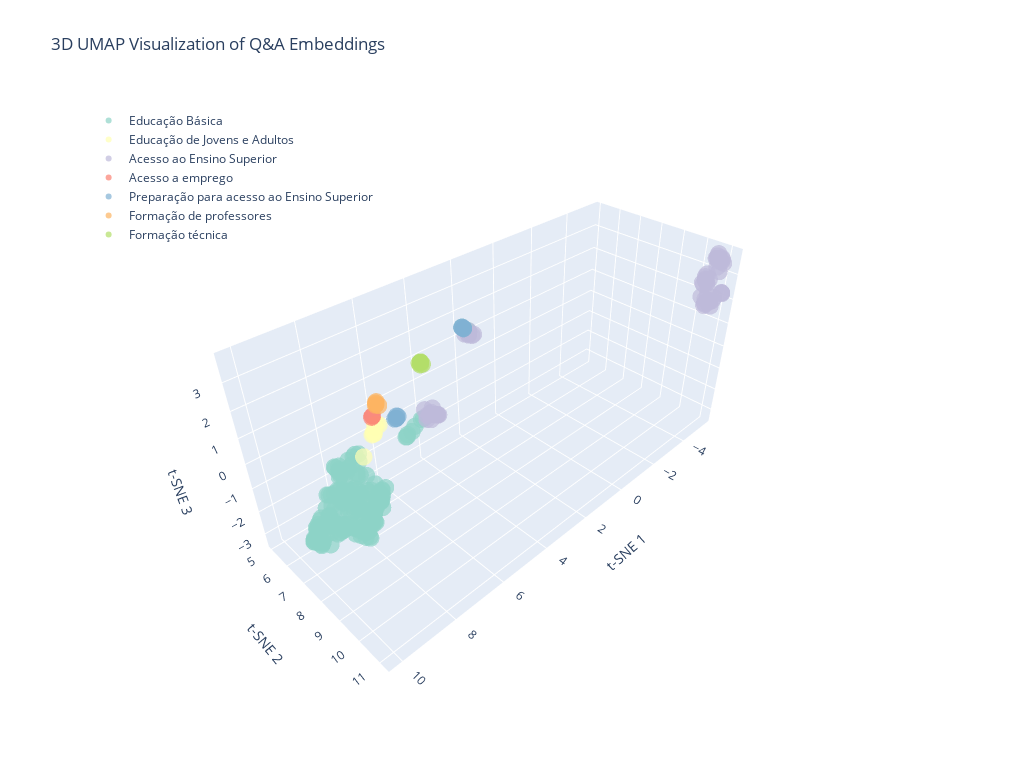

The cell this chart's notebook holds for it:
### Code cell
create_3d_plot(embeddings_3d_umap, embeddings_df, "3D UMAP Visualization of Q&A Embeddings")

### Figure 1 — Plotly figure (JSON) as saved in the notebook; plotly's stock layout.template omitted (floating-point values rounded to 4 significant figures; data arrays with more than 128 entries replaced by an {"elided": "..."} marker saying what was removed)
{"data": [{"hovertemplate": "%{text}<extra></extra>", "marker": {"color": "rgb(141,211,199)", "opacity": 0.7, "size": 6}, "mode": "markers", "name": "Educação Básica", "text": {"elided": "159 str values"}, "type": "scatter3d", "x": {"elided": "159 float values"}, "y": {"elided": "159 float values"}, "z": {"elided": "159 float values"}}, {"hovertemplate": "%{text}<extra></extra>", "marker": {"color": "rgb(255,255,179)", "opacity": 0.7, "size": 6}, "mode": "markers", "name": "Educação de Jovens e Adultos", "text": ["Tópico: Educação de Jovens e Adultos<br>Programa: EJA<br>Pergunta: O que é EJA?", "Tópico: Educação de Jovens e Adultos<br>Programa: EJA<br>Pergunta: Quem pode participar do EJA?", "Tópico: Educação de Jovens e Adultos<br>Programa: EJA<br>Pergunta: Como funciona o EJA?", "Tópico: Educação de Jovens e Adultos<br>Programa: EJA<br>Pergunta: Onde encontrar o EJA?", "Tópico: Educação de Jovens e Adultos<br>Programa: PROEJA<br>Pergunta: Como o EJA pode me preparar para o mercado de trabalho?", "Tópico: Educação de Jovens e Adultos<br>Programa: PROEJA<br>Pergunta: Quais são as instituições que ofertam os cursos?", "Tópico: Educação de Jovens e Adultos<br>Programa: PROEJA<br>Pergunta: Como é feita a seleção para os cursos Proeja?", "Tópico: Educação de Jovens e Adultos<br>Programa: PROEJA<br>Pergunta: Eu já concluí o ensino médio, posso cursar o Proeja ?", "Tópico: Educação de Jovens e Adultos<br>Programa: Pé-de-meia/EJA<br>Pergunta: Alunos da EJA têm direito ao recebimento do Pé de Meia?"], "type": "scatter3d", "x": [6.692, 6.653, 6.641, 6.634, 6.534, 6.55, 6.436, 6.487, 7.117], "y": [6.001, 6.024, 6.05, 6.018, 5.973, 6.012, 6.084, 6.046, 5.983], "z": [-0.3204, -0.2995, -0.2792, -0.2288, -0.1052, 0.01296, -0.00496, 0.02769, -1.024]}, {"hovertemplate": "%{text}<extra></extra>", "marker": {"color": "rgb(190,186,218)", "opacity": 0.7, "size": 6}, "mode": "markers", "name": "Acesso ao Ensino Superior", "text": ["Tópico: Acesso ao Ensino Superior<br>Programa: SISU<br>Pergunta: O que é o SISU?", "Tópico: Acesso ao Ensino Superior<br>Programa: SISU<br>Pergunta: Quem pode se inscrever no SISU?", "Tópico: Acesso ao Ensino Superior<br>Programa: SISU<br>Pergunta: Posso escolher qual semestre irei cursar?", "Tópico: Acesso ao Ensino Superior<br>Programa: SISU<br>Pergunta: O candidato que participou do Sisu em edições anteriores e foi selecionado pode concorrer nesta edição?", "Tópico: Acesso ao Ensino Superior<br>Programa: SISU<br>Pergunta: O candidato matriculado em instituição de educação superior pode concorrer no processo seletivo desta edição do Sisu?", "Tópico: Acesso ao Ensino Superior<br>Programa: SISU<br>Pergunta: É cobrada alguma taxa para a realização da inscrição?", "Tópico: Acesso ao Ensino Superior<br>Programa: SISU<br>Pergunta: Quais os documentos necessários para fazer a inscrição no Sisu?", "Tópico: Acesso ao Ensino Superior<br>Programa: CPOP (Rede Nacional de Cursinhos Populares)<br>Pergunta: O que é um cursinho popular?", "Tópico: Acesso ao Ensino Superior<br>Programa: CPOP (Rede Nacional de Cursinhos Populares)<br>Pergunta: O que é a Rede Nacional de Cursinhos Populares (CPOP)?", "Tópico: Acesso ao Ensino Superior<br>Programa: CPOP (Rede Nacional de Cursinhos Populares)<br>Pergunta: Como um cursinho entra para a CPOP?", "Tópico: Acesso ao Ensino Superior<br>Programa: CPOP (Rede Nacional de Cursinhos Populares)<br>Pergunta: Como sei os cursinhos populares que fazem parte da CPOP?", "Tópico: Acesso ao Ensino Superior<br>Programa: CPOP (Rede Nacional de Cursinhos Populares)<br>Pergunta: Sou aluno e quero participar de um cursinho da CPOP?", "Tópico: Acesso ao Ensino Superior<br>Programa: CPOP (Rede Nacional de Cursinhos Populares)<br>Pergunta: Os alunos de cursinhos da CPOP recebem algum apoio?", "Tópico: Acesso ao Ensino Superior<br>Programa: ENEM (Exame Nacional do Ensino Médio)<br>Pergunta: O que é o ENEM?", "Tópico: Acesso ao Ensino Superior<br>Programa: ENEM (Exame Nacional do Ensino Médio)<br>Pergunta: Para que serve a nota do ENEM?", "Tópico: Acesso ao Ensino Superior<br>Programa: ENEM (Exame Nacional do Ensino Médio)<br>Pergunta: Quem pode fazer a prova do ENEM?", "Tópico: Acesso ao Ensino Superior<br>Programa: ENEM (Exame Nacional do Ensino Médio)<br>Pergunta: Como faço para me inscrever no ENEM?", "Tópico: Acesso ao Ensino Superior<br>Programa: ENEM (Exame Nacional do Ensino Médio)<br>Pergunta: Preciso pagar para fazer o ENEM?", "Tópico: Acesso ao Ensino Superior<br>Programa: ENEM (Exame Nacional do Ensino Médio)<br>Pergunta: Existe isenção da taxa de inscrição do ENEM?", "Tópico: Acesso ao Ensino Superior<br>Programa: ENEM (Exame Nacional do Ensino Médio)<br>Pergunta: Se eu conseguir a isenção da taxa, minha inscrição no ENEM está garantida?", "Tópico: Acesso ao Ensino Superior<br>Programa: ENEM (Exame Nacional do Ensino Médio)<br>Pergunta: Sou aluno de escola pública, minha inscrição no ENEM é automática?", "Tópico: Acesso ao Ensino Superior<br>Programa: ENEM (Exame Nacional do Ensino Médio)<br>Pergunta: Como são as provas do ENEM?", "Tópico: Acesso ao Ensino Superior<br>Programa: ENEM (Exame Nacional do Ensino Médio)<br>Pergunta: Posso usar minha nota do ENEM para estudar fora do Brasil?", "Tópico: Acesso ao Ensino Superior<br>Programa: ENEM (Exame Nacional do Ensino Médio)<br>Pergunta: Não consegui fazer a prova em um dos dias. Posso refazer?", "Tópico: Acesso ao Ensino Superior<br>Programa: ENEM (Exame Nacional do Ensino Médio)<br>Pergunta: O ENEM tem prazo de validade?", "Tópico: Acesso ao Ensino Superior<br>Programa: ENEM (Exame Nacional do Ensino Médio)<br>Pergunta: O que é o programa \"Pé-de-Meia\" e qual a relação com o ENEM?", "Tópico: Acesso ao Ensino Superior<br>Programa: SISU (Sistema de Seleção Unificada)<br>Pergunta: O que é o SISU?", "Tópico: Acesso ao Ensino Superior<br>Programa: SISU (Sistema de Seleção Unificada)<br>Pergunta: Quem pode se inscrever no SISU?", "Tópico: Acesso ao Ensino Superior<br>Programa: SISU (Sistema de Seleção Unificada)<br>Pergunta: Como funciona a inscrição no SISU?", "Tópico: Acesso ao Ensino Superior<br>Programa: SISU (Sistema de Seleção Unificada)<br>Pergunta: O que é a \"nota de corte\" do SISU?", "Tópico: Acesso ao Ensino Superior<br>Programa: SISU (Sistema de Seleção Unificada)<br>Pergunta: E se eu não for aprovado na chamada regular do SISU?", "Tópico: Acesso ao Ensino Superior<br>Programa: Lei de Cotas<br>Pergunta: O que é o sistema de cotas?", "Tópico: Acesso ao Ensino Superior<br>Programa: Lei de Cotas<br>Pergunta: Como saber se tenho direito às cotas?", "Tópico: Acesso ao Ensino Superior<br>Programa: Lei de Cotas<br>Pergunta: Onde indico que quero concorrer pelas cotas?", "Tópico: Acesso ao Ensino Superior<br>Programa: ProUni (Programa Universidade para Todos)<br>Pergunta: O que é o ProUni?", "Tópico: Acesso ao Ensino Superior<br>Programa: ProUni (Programa Universidade para Todos)<br>Pergunta: Quem pode se inscrever no ProUni?", "Tópico: Acesso ao Ensino Superior<br>Programa: ProUni (Programa Universidade para Todos)<br>Pergunta: Qual o critério de renda para o ProUni?", "Tópico: Acesso ao Ensino Superior<br>Programa: ProUni (Programa Universidade para Todos)<br>Pergunta: Fui pré-selecionado no ProUni, isso garante minha bolsa?", "Tópico: Acesso ao Ensino Superior<br>Programa: ProUni (Programa Universidade para Todos)<br>Pergunta: Consegui uma bolsa de 50% do ProUni, mas não posso pagar o resto. O que faço?", "Tópico: Acesso ao Ensino Superior<br>Programa: ProUni (Programa Universidade para Todos)<br>Pergunta: Posso escolher qualquer curso no ProUni?", "Tópico: Acesso ao Ensino Superior<br>Programa: ProUni (Programa Universidade para Todos)<br>Pergunta: Posso me inscrever no ProUni e no Fies ao mesmo tempo?", "Tópico: Acesso ao Ensino Superior<br>Programa: ProUni (Programa Universidade para Todos)<br>Pergunta: E se eu perder o prazo de comprovação de documentos?", "Tópico: Acesso ao Ensino Superior<br>Programa: ProUni (Programa Universidade para Todos)<br>Pergunta: Quem já tem diploma pode participar do ProUni?", "Tópico: Acesso ao Ensino Superior<br>Programa: FIES (Fundo de Financiamento Estudantil)<br>Pergunta: O que é o FIES?", "Tópico: Acesso ao Ensino Superior<br>Programa: FIES (Fundo de Financiamento Estudantil)<br>Pergunta: Qual a diferença entre FIES e ProUni?", "Tópico: Acesso ao Ensino Superior<br>Programa: FIES (Fundo de Financiamento Estudantil)<br>Pergunta: Quais os requisitos para pedir o FIES?", "Tópico: Acesso ao Ensino Superior<br>Programa: FIES (Fundo de Financiamento Estudantil)<br>Pergunta: Como funciona o processo para conseguir o FIES?", "Tópico: Acesso ao Ensino Superior<br>Programa: FIES (Fundo de Financiamento Estudantil)<br>Pergunta: Posso me inscrever no Fies e no Prouni ao mesmo tempo?", "Tópico: Acesso ao Ensino Superior<br>Programa: FIES (Fundo de Financiamento Estudantil)<br>Pergunta: Posso financiar qualquer curso no Fies?", "Tópico: Acesso ao Ensino Superior<br>Programa: FIES (Fundo de Financiamento Estudantil)<br>Pergunta: Preciso ter fiador para o Fies?", "Tópico: Acesso ao Ensino Superior<br>Programa: FIES (Fundo de Financiamento Estudantil)<br>Pergunta: Como funcionam os pagamentos durante o curso?", "Tópico: Acesso ao Ensino Superior<br>Programa: FIES (Fundo de Financiamento Estudantil)<br>Pergunta: E se eu perder o prazo de comprovação de documentos?", "Tópico: Acesso ao Ensino Superior<br>Programa: FIES (Fundo de Financiamento Estudantil)<br>Pergunta: Posso adiantar parcelas do Fies?", "Tópico: Acesso ao Ensino Superior<br>Programa: FIES (Fundo de Financiamento Estudantil)<br>Pergunta: E se eu desistir do curso?", "Tópico: Acesso ao Ensino Superior<br>Programa: FIES (Fundo de Financiamento Estudantil)<br>Pergunta: Tabela Comparativa: SISU, ProUni e FIES"], "type": "scatter3d", "x": [-5.0, -4.82, -4.883, -4.823, -4.762, -4.869, -4.838, 1.712, 1.714, 1.58, 1.71, 1.837, 1.763, 6.074, 6.013, 5.986, 6.086, 5.852, 5.77, 5.815, 5.832, 6.042, 6.024, 5.905, 5.886, 6.215, -4.999, -4.896, -4.801, -4.921, -4.948, -5.237, -5.237, -5.234, -4.886, -4.92, -4.983, -4.931, -4.95, -4.827, -4.935, -4.878, -4.863, -5.258, -5.067, -5.266, -5.151, -5.135, -5.272, -5.248, -5.156, -5.126, -5.352, -5.18, -5.092], "y": [10.9, 10.88, 10.91, 10.83, 10.69, 10.83, 10.83, 5.274, 5.253, 5.384, 5.45, 5.408, 5.126, 8.363, 8.35, 8.352, 8.269, 8.468, 8.421, 8.33, 8.369, 8.372, 8.157, 8.311, 8.519, 8.338, 11.02, 11.12, 10.83, 11.02, 10.95, 11.22, 11.2, 11.21, 10.68, 10.74, 10.77, 10.72, 10.63, 10.62, 10.69, 10.68, 10.65, 11.06, 10.94, 10.97, 11.05, 10.92, 10.96, 10.8, 10.96, 10.83, 10.77, 10.84, 11.04], "z": [2.044, 2.377, 2.089, 2.174, 2.243, 1.945, 2.009, 1.248, 1.121, 1.102, 1.14, 1.189, 1.076, 1.423, 1.202, 1.457, 1.354, 1.37, 1.289, 1.275, 1.292, 1.445, 1.119, 1.555, 1.403, 1.672, 2.118, 2.307, 1.925, 1.93, 2.063, 2.386, 2.418, 2.417, 2.847, 2.734, 2.887, 2.758, 2.948, 2.755, 3.077, 2.897, 2.688, 3.513, 3.392, 3.537, 3.682, 3.585, 3.673, 3.614, 3.628, 3.662, 3.749, 3.742, 3.242]}, {"hovertemplate": "%{text}<extra></extra>", "marker": {"color": "rgb(251,128,114)", "opacity": 0.7, "size": 6}, "mode": "markers", "name": "Acesso a emprego", "text": ["Tópico: Acesso a emprego<br>Programa: Programa Progredir<br>Pergunta: O que é o Programa Progredir?", "Tópico: Acesso a emprego<br>Programa: Programa Progredir<br>Pergunta: Quem pode participar do Programa Progredir?"], "type": "scatter3d", "x": [6.342, 6.258], "y": [5.54, 5.465], "z": [-0.03489, -0.06925]}, {"hovertemplate": "%{text}<extra></extra>", "marker": {"color": "rgb(128,177,211)", "opacity": 0.7, "size": 6}, "mode": "markers", "name": "Preparação para acesso ao Ensino Superior", "text": ["Tópico: Preparação para acesso ao Ensino Superior<br>Programa: Cursinho Popular<br>Pergunta: O que é um Cursinho Popular?", "Tópico: Preparação para acesso ao Ensino Superior<br>Programa: Cursinho Popular<br>Pergunta: Quem tem direito a fazer Cursinho Popular?", "Tópico: Preparação para acesso ao Ensino Superior<br>Programa: Cursinho Popular<br>Pergunta: Por que o Cursinho Popular é importante?", "Tópico: Preparação para acesso ao Ensino Superior<br>Programa: Cursinho Popular<br>Pergunta: Quando é possível se inscrever no Cursinho Popular?", "Tópico: Preparação para acesso ao Ensino Superior<br>Programa: Cursinho Popular<br>Pergunta: Como se inscrever para o Cursinho Popular?", "Tópico: Preparação para acesso ao Ensino Superior<br>Programa: CadEJA<br>Pergunta: O que é o CadEJA?", "Tópico: Preparação para acesso ao Ensino Superior<br>Programa: CadEJA<br>Pergunta: Quem tem direito a acessar o CADEJA?", "Tópico: Preparação para acesso ao Ensino Superior<br>Programa: CadEJA<br>Pergunta: Por que o CADEJA é importante?", "Tópico: Preparação para acesso ao Ensino Superior<br>Programa: CadEJA<br>Pergunta: Quando é possível se inscrever no CADEJA?", "Tópico: Preparação para acesso ao Ensino Superior<br>Programa: CadEJA<br>Pergunta: Como se inscrever no CadEJA?"], "type": "scatter3d", "x": [1.946, 2.05, 1.934, 2.045, 2.011, 6.154, 6.124, 6.123, 6.068, 6.078], "y": [5.274, 5.319, 5.168, 5.389, 5.347, 6.614, 6.653, 6.661, 6.669, 6.617], "z": [1.455, 1.563, 1.436, 1.526, 1.509, 0.3657, 0.3972, 0.4005, 0.4495, 0.4455]}, {"hovertemplate": "%{text}<extra></extra>", "marker": {"color": "rgb(253,180,98)", "opacity": 0.7, "size": 6}, "mode": "markers", "name": "Formação de professores", "text": ["Tópico: Formação de professores<br>Programa: ProCampo<br>Pergunta: O que é o ProCampo?", "Tópico: Formação de professores<br>Programa: ProCampo<br>Pergunta: Quem tem direito a fazer ProCampo?", "Tópico: Formação de professores<br>Programa: ProCampo<br>Pergunta: Por que o ProCampo é importante?", "Tópico: Formação de professores<br>Programa: ProCampo<br>Pergunta: Quando é possível se inscrever no ProCampo?", "Tópico: Formação de professores<br>Programa: ProCampo<br>Pergunta: Como se inscrever para o ProCampo?"], "type": "scatter3d", "x": [5.816, 5.813, 5.779, 5.768, 5.878], "y": [5.047, 5.061, 5.025, 5.137, 5.123], "z": [0.02019, -0.009539, 0.04787, -0.06635, 0.004429]}, {"hovertemplate": "%{text}<extra></extra>", "marker": {"color": "rgb(179,222,105)", "opacity": 0.7, "size": 6}, "mode": "markers", "name": "Formação técnica", "text": ["Tópico: Formação técnica<br>Programa: Institutos Federais<br>Pergunta: Posso fazer um curso técnico depois do ensino médio?", "Tópico: Formação técnica<br>Programa: Institutos Federais<br>Pergunta: Onde encontro cursos técnicos gratuitos perto de mim?", "Tópico: Formação técnica<br>Programa: Institutos Federais<br>Pergunta: Posso fazer um curso técnico sem ter feito o Enem?", "Tópico: Formação técnica<br>Programa: Institutos Federais<br>Pergunta: Quanto tempo dura um curso técnico?", "Tópico: Formação técnica<br>Programa: Institutos Federais<br>Pergunta: Que áreas de cursos técnicos posso fazer?", "Tópico: Formação técnica<br>Programa: Institutos Federais<br>Pergunta: Existe bolsa ou ajuda de custo para quem faz curso técnico?"], "type": "scatter3d", "x": [5.148, 5.215, 5.155, 5.164, 5.218, 5.175], "y": [6.888, 6.914, 6.984, 6.911, 6.963, 6.925], "z": [2.189, 2.209, 2.173, 2.214, 2.171, 2.239]}], "layout": {"height": 768, "legend": {"x": 0.01, "xanchor": "left", "y": 0.99, "yanchor": "top"}, "scene": {"aspectmode": "auto", "aspectratio": {"x": 1.747, "y": 0.7048, "z": 0.8119}, "camera": {"eye": {"x": 1.5, "y": 1.5, "z": 1.5}}, "xaxis": {"title": {"text": "t-SNE 1"}, "type": "linear"}, "yaxis": {"title": {"text": "t-SNE 2"}, "type": "linear"}, "zaxis": {"title": {"text": "t-SNE 3"}, "type": "linear"}}, "title": {"text": "3D UMAP Visualization of Q&A Embeddings"}, "width": 1024}}
